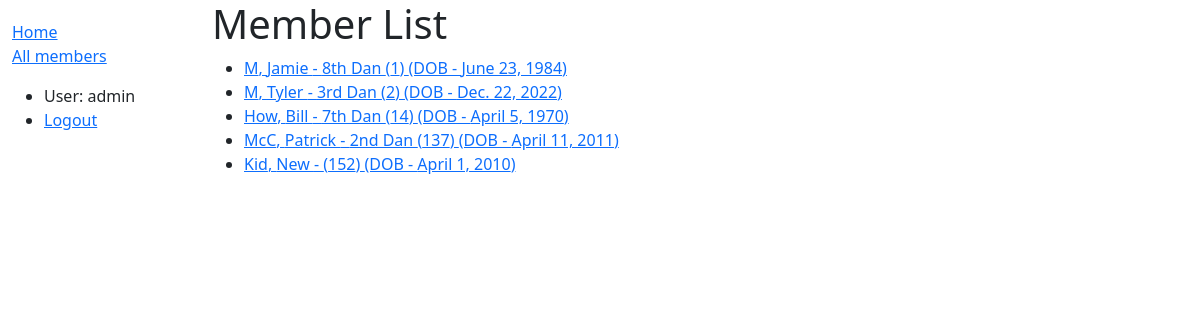
Page /dashboard/members/ (signed in) on the committed database.
### dashboard/models.py (models this page shows, shortened)
class Member(models.Model):
    first_name = models.CharField(max_length=50)
    last_name = models.CharField(max_length=50)
    idnumber = models.SmallIntegerField(verbose_name="ID Number")
    address_line_1 = models.CharField(max_length=200, help_text="Street Number and Name", blank=True)
    address_line_2 = models.CharField(max_length=200, help_text="Suburb", blank=True)
    address_line_3 = models.CharField(max_length=4, help_text="Postcode", blank=True)
    date_of_birth = models.DateField()
    belt = models.CharField(max_length=50, choices=BELT_CHOICES, blank=True)
    awards = models.ManyToManyField(Award, help_text="What awards has this person recieved?", blank=True)
    email = models.EmailField()
    phone = models.CharField(max_length=100)
    team_leader_instructor = models.CharField(max_length=2, choices=TL_INST_RANKS, blank=True, verbose_name="Team Leader/Instructor")
    active = models.BooleanField(default=True)
    class Meta:
        ordering = ['idnumber']
    def get_absolute_url(self):
        return reverse('member-detail', args=[str(self.id)])

### dashboard/views.py (the view)
# urls.py: path('members/', views.MemberListView.as_view(), name='members'),
class MemberListView(LoginRequiredMixin, generic.ListView):
    model = Member
    paginate_by = 25

### dashboard/templates/dashboard/member_list.html
{% extends "base_generic.html" %}
{% block content %}
  <h1>Member List</h1>
  {% if member_list %}
  <ul>
    {% for member in member_list %}
      <li>
        <a href="{{ member.get_absolute_url }}">{{ member.last_name }}, {{ member.first_name }} - {{ member.get_belt_display }} ({{ member.idnumber }})
        {% if member.date_of_birth %}
            (DOB - {{ member.date_of_birth }})
        {% endif %} </a>
      </li>
    {% endfor %}
  </ul>
  {% else %}
    <p>There are no members.</p>
  {% endif %}
{% endblock %}

### dashboard/templates/base_generic.html (shortened to what this page needs)
<!DOCTYPE html>
<html lang="en">
<head>
  <link href="https://cdn.jsdelivr.net/npm/bootstrap@5.1.3/dist/css/bootstrap.min.css" rel="stylesheet">
  {% load static %}
  <link rel="stylesheet" href="{% static 'css/styles.css' %}">
</head>
<body>
  <div class="container-fluid">
    <div class="row">
      <div class="col-sm-2">
      {% block sidebar %}
        <ul class="sidebar-nav">
          <li><a href="{% url 'index' %}">Home</a></li>
          <li><a href="{% url 'members' %}">All members</a></li>
        </ul>
        <ul>
          {% if user.is_authenticated %}
          <li>User: {{ user.get_username }}</li>
          <li><a href="{% url 'logout' %}?next={{ request.path }}">Logout</a></li>
          {% else %}
          <li><a href="{% url 'login' %}?next={{ request.path }}">Login</a></li>
          {% endif %}
        </ul>
     {% endblock %}
      </div>
      <div class="col-sm-10 ">{% block content %}{% endblock %}
      </div>
    </div>
  </div>
</body>
</html>

### dashboard/static/styles.css (style rules this page uses)
.sidebar-nav { margin-top: 20px; padding: 0; list-style: none; }

### rows in the picture
Member: last_name "M", first_name "Jamie", belt "8th Dan", idnumber "1", date_of_birth "June 23, 1984"
Member: last_name "M", first_name "Tyler", belt "3rd Dan", idnumber "2", date_of_birth "Dec. 22, 2022"
Member: last_name "How", first_name "Bill", belt "7th Dan", idnumber "14", date_of_birth "April 5, 1970"
Member: last_name "McC", first_name "Patrick", belt "2nd Dan", idnumber "137", date_of_birth "April 11, 2011"
Member: last_name "Kid", first_name "New", idnumber "152", date_of_birth "April 1, 2010"

### other values in the picture
{{ user.get_username }} "admin"
